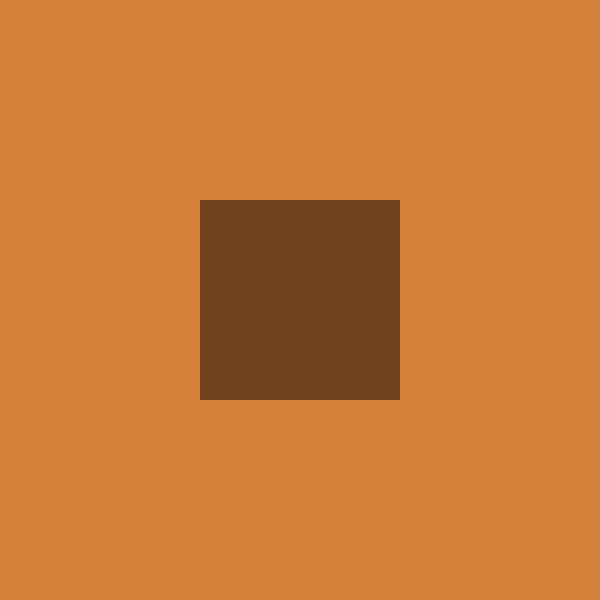
Frame 1 (no input)
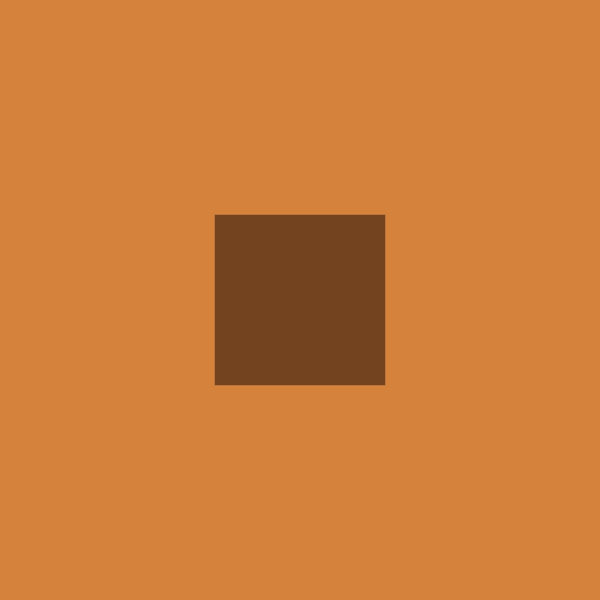
Frame 60 (the mouse pressed at the canvas centre just before this capture)
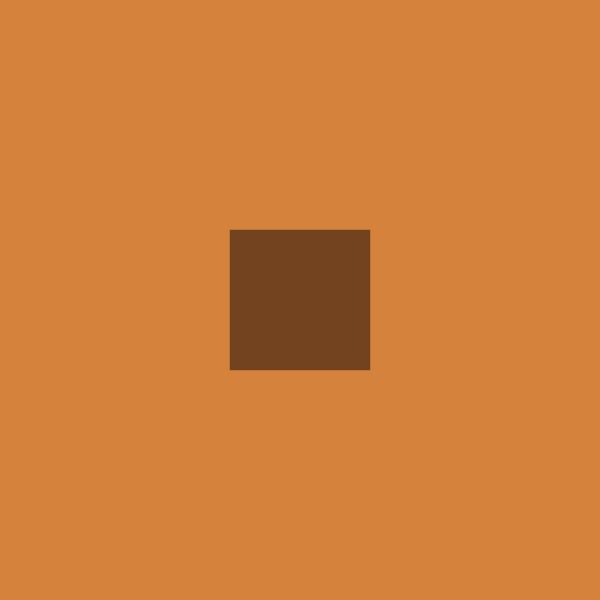
Frame 120 (the mouse held since frame 60 and released just before this capture)

The Processing sketch that drew these frames (run headless with seeded random() and noise(); from frame 60 on, the mouse is pressed at the canvas centre):

// Processing sketch: processing_88797
// ── processing_88797.pde

//conditions
color[]cstick={#D4823C,#73431F,#5E3213,#402512,#4C0E00};
color[]hd    ={#736c48,#f2e3b3,#f2a950,#d98032,#d95d30};
color []palette= cstick;
int choice;

int b= 0;
int f= 1;

float x;
float y;
float w=200;
float h=200;

void setup(){
size(600,600);
smooth();
rectMode(CENTER);
x = width/2;
y=height/2;
}

void draw(){
background(palette[b]);
fill(palette[f]);
noStroke();
rect(x,y,w,h);

if(mouseX > width/2){
w+=.5;
} else{w-=.5;}
if(mouseY > width/2){
h+=.5;
} else{h-=.5;}
w=constrain(w,0,600);
h=constrain(h,0,600);


}

void keyPressed(){
  b = int(random(1,5));
  f = int(random(1,5));
  int choice = key;
  switch(choice){
    case 49:
    palette = cstick;
    break;
    case 50:
    palette = hd;
    break;
  
  }

}
